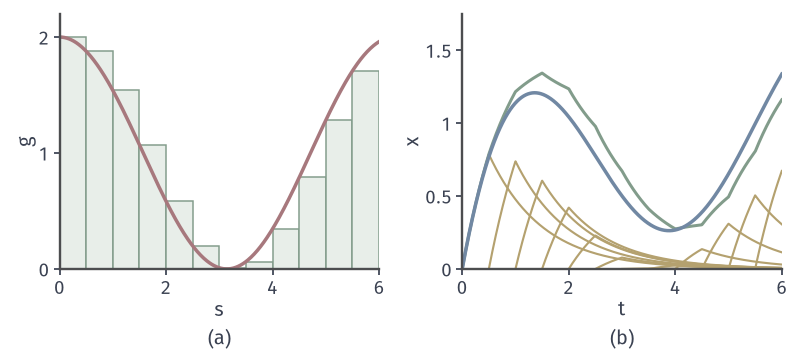

Reproduce this figure in Python.
from pathlib import Path
import sys
ROOT = next(p for p in Path(__file__).resolve().parents if (p/'build.sh').is_file() and (p/'tex/book.tex').is_file())
sys.path.insert(0, str(ROOT/'figures/06-differential-equations/01-ordinary-differential-equations/matplotlib/lde-common'))
from lde_common import *
HERE = Path(__file__).resolve().parent
# 目标：dx/dt=-x+g，g=1+cos t，把输入切成宽 0.5 的矩形，各段脉冲响应叠加后接近精确解。
fig, axes = figure(width_mm=112, height_mm=50, ncols=2)
panel(fig, .075, .985, .96, .24, .26)
a, b = axes
g = lambda s: 1+np.cos(s)
d = .5
Sj = np.arange(0, 6, d)
s = np.linspace(0, 6, 400)
a.bar(Sj, g(Sj), width=d, align='edge', color=GREEN_FILL, edgecolor=GREEN, lw=.6)
a.plot(s, g(s), color=RED, lw=1.4)
a.set_xlim(0, 6); a.set_ylim(0, 2.2); a.set_xticks([0, 2, 4, 6]); a.set_yticks([0, 1, 2]); label(a, '$s$', '$g$')
t = np.linspace(0, 6, 1200)
tot = np.zeros_like(t)
for sj in Sj:
    # 高度 g(s_j)、宽度 d 的矩形输入的精确响应
    r = np.where(t < sj, 0., np.where(t < sj+d, g(sj)*(1-np.exp(-(t-sj))), g(sj)*(1-np.exp(-d))*np.exp(-(t-sj-d))))
    tot += r
    m = t >= sj
    b.plot(t[m], r[m], color=YELLOW, lw=.85)
ex = 1+(np.cos(t)+np.sin(t))/2-1.5*np.exp(-t)
b.plot(t, tot, color=GREEN, lw=1.2)
b.plot(t, ex, color=BLUE, lw=MAIN)
b.set_xlim(0, 6); b.set_ylim(0, 1.75); b.set_xticks([0, 2, 4, 6]); b.set_yticks([0, .5, 1, 1.5]); b.set_yticklabels(['0', '0.5', '1', '1.5']); label(b, '$t$', '$x$')
tags(fig, axes)
save(fig, HERE, 'figure', {'g': '1+cos t', 'd': d, 'exact': '1+(cos t+sin t)/2-1.5 e^-t'})
